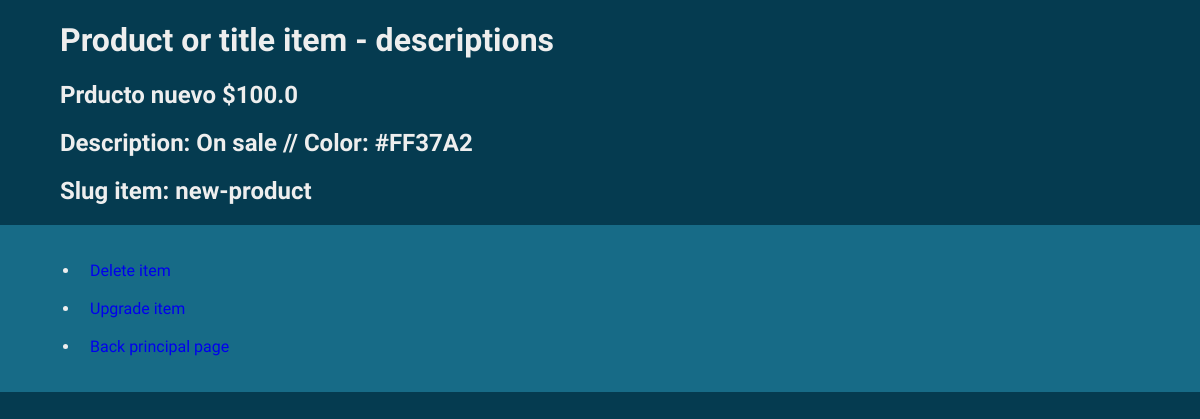
Screenshot of /detail-view/1 with the database file from the repository.
### dear_app/models.py (models this page shows, shortened)
class Product(models.Model):
    title = models.TextField(max_length=100, default='Prducto nuevo')# title product
    price = models.FloatField(default=100) # price product
    description = models.CharField(max_length=100,default='On sale') # description product
    color = ColorField(null = True) # color product
    slug = models.SlugField(db_index=True, blank = True,default='new-product') # slug product

### dear_app/views.py (the view)
# urls.py: path('detail-view/<int:product_id>', detail_view, name='detail_view'), # detail instance page
def detail_view(request,product_id):
    instance = get_object_or_404(Product, id=product_id)
    context = {
        'product': instance
    }
    return render(request, 'pages/detail_view.html',context)

### dear_app/templates/pages/detail_view.html (shortened to what this page needs)
{% load static %}
<!DOCTYPE html>
<html lang="en">
<head>
    <link rel='stylesheet' href="{% static 'dear_app/third detail.css' %}">
</head>
<body>
    <h1>Product or title item - descriptions</h1>
    <h2>{{product.title}} ${{product.price}}</h2>
    <h2>Description: {{product.description}} // Color: {{product.color}}</h2>
    <h2>Slug item: {{product.slug}}</h2>
    <nav>
        <ul>
            <li><a href='/delete-view/{{product.id}}'>Delete item</a> <br><br></li>
            <li><a href='/update-view/{{product.id}}'>Upgrade item</a> <br><br></li>
            <li><a href='/list-view/'>Back principal page</a> <br></li>
        </ul>
    </nav>
</body>
</html>

### dear_app/static/dear_app/third detail.css (style rules this page uses)
*,*:before,*:after { box-sizing: border-box; }
body,html { height: 100%; }
body { padding: 0; margin: 0; font-family: 'Playpen Sans', cursive; background-color: rgb(5, 59, 80); color: rgb(238, 238, 238); }
h1,h2 { margin-left: 60px; }
nav { background-color: rgb(23, 107, 135); width: 100%; padding: 20px 40px; }
a { text-decoration: none; margin-left: 10px; }

### rows the page displays
Product: title "Prducto nuevo", price "100.0", description "On sale", color "#FF37A2", slug "new-product"
